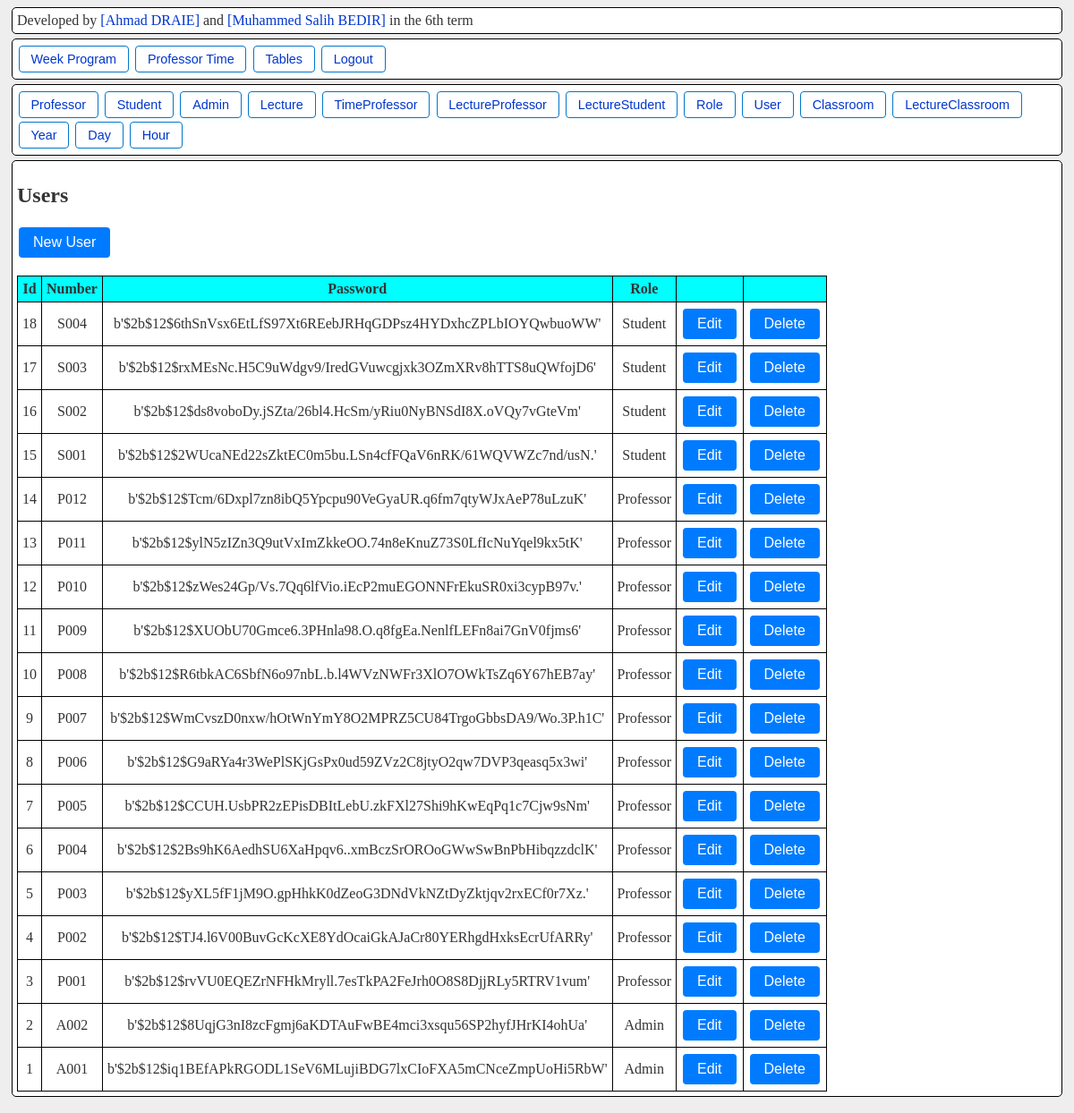
Page /table/user/ (signed in) on the committed database.
### models.py (models this page shows)
class User(db.Model, UserMixin):
    id = db.Column(db.Integer, primary_key=True)
    number = db.Column(db.String(100), unique=True, nullable=False)
    password = db.Column(db.String(200), nullable=False)
    role_id = db.Column(db.Integer, db.ForeignKey('role.id'), nullable=False)
    role = db.relationship('Role')

class Role(db.Model):
    id = db.Column(db.Integer, primary_key=True)
    name = db.Column(db.String(50), unique=True, nullable=False)  # Admin, User, etc.

### routes/models.py (the view)
    @bp.route('/')
    @login_required
    def index():
        if current_user.role_id != 1:
            return "Unauthorized.", 401
        items = model.query.order_by(model.id.desc()).all()
        columns = get_columns(model)
        return render_template(
            f'{template_prefix}/list.html',
            items=items,
            model_name=name.capitalize(),
            columns=columns,
            used_models=used_models
        )

### app.py (called while the page is built)
@login_manager.user_loader
def load_user(user_id):
    return db.session.get(User, int(user_id))

### routes/models.py (called while the page is built)
def get_columns(model):
    return [
        column.name
        for column in model.__table__.columns
    ]

### templates/tables/list.html
{% extends 'table_editor_base.html' %}
{% block content %}
  <h2>{{ model_name }}s</h2>
  <div>
    <a href="{{ url_for(request.endpoint.replace('.index', '.create')) }}">
      <button class="button-blue">New {{ model_name }}</button>
    </a>
  </div>
  <br>
  {% if items %}
    <table>
      <thead>
        <tr>
          {% for col in columns %}
            <th>
              {% if col.endswith('_id') %}
                {{ col[:-3]|capitalize }}
              {% else %}
                {{ col|capitalize }}
              {% endif %}
            </th>
          {% endfor %}
          <th class="button-column"></th>
          <th class="button-column"></th>
        </tr>
      </thead>
      <tbody>
        {% for item in items %}
          <tr>
            {% for col in columns %}
              <td>
                {% if col.endswith('_id') %}
                  {% set obj = getattr(item, col[:-3]) %}
                  {% if obj.name is defined %}
                    {{ obj.name }}
                  {% else %}
                    {{ obj.id }}
                  {% endif %}
                {% else %}
                  {{ getattr(item, col) }}
                {% endif %}
            </td>
            {% endfor %}
            <td>
              <a href="{{ url_for(request.endpoint.replace('.index', '.edit'), id=item.id) }}">
                <button class="button-blue">Edit</button>
              </a>
            </td>
            <td>
              <a href="{{ url_for(request.endpoint.replace('.index', '.delete'), id=item.id) }}">
                <button class="button-blue">Delete</button>
              </a>
            </td>
          </tr>
        {% endfor %}
      </tbody>
    </table>
  {% else %}
    <p>No {{ model_name|lower }}s defined yet.</p>
  {% endif %}
{% endblock %}

### static/style.css (style rules this page uses)
:root { --bg-color: #eee; --border-color: #ccc; --primary-color: #0077cc; --primary-light: #e6f4ff; --text-color: #333; --link-color: #0077cc; --link-color: #0036cc; --link-hover-bg: #e6f4ff; --selected-bg: #cce5ff; --break-bg: #f0f0f0; --area-bg: #fff; --row-even-bg: #f9f9f9; }
body { background-color: var(--bg-color); color: var(--text-color); }
table { border-collapse: collapse; }
td, tr, th { border: 1px solid black; padding: 5px; text-align: center; vertical-align: middle; }
tr th { background-color: aqua; }
button { margin: 2px; }

### static/crud_table.css (style rules this page uses)
div > a { text-decoration: none; }
.button-blue { background-color: #007bff; color: #fff; border: none; border-radius: 4px; padding: 0.5rem 1rem; font-size: 1rem; cursor: pointer; transition: background-color 0.2s ease; }
.button-column { text-align: left; width: 0; }

### rows in the picture
User: id "18" "S004" "b'$2b$12$6thSnVsx6EtLfS97Xt6REebJRHqGDPsz4HYDxhcZPLbIOYQwbuoWW'"
Role: name "Student" "Student" "Student" "Student"
User: id "17" "S003" "b'$2b$12$rxMEsNc.H5C9uWdgv9/IredGVuwcgjxk3OZmXRv8hTTS8uQWfojD6'"
User: id "16" "S002" "b'$2b$12$ds8voboDy.jSZta/26bl4.HcSm/yRiu0NyBNSdI8X.oVQy7vGteVm'"
User: id "15" "S001" "b'$2b$12$2WUcaNEd22sZktEC0m5bu.LSn4cfFQaV6nRK/61WQVWZc7nd/usN.'"
User: id "14" "P012" "b'$2b$12$Tcm/6Dxpl7zn8ibQ5Ypcpu90VeGyaUR.q6fm7qtyWJxAeP78uLzuK'"
Role: name "Professor" "Professor" "Professor" "Professor" "Professor" "Professor" "Professor" "Professor" "Professor" "Professor" "Professor" "Professor"
User: id "13" "P011" "b'$2b$12$ylN5zIZn3Q9utVxImZkkeOO.74n8eKnuZ73S0LfIcNuYqel9kx5tK'"
User: id "12" "P010" "b'$2b$12$zWes24Gp/Vs.7Qq6lfVio.iEcP2muEGONNFrEkuSR0xi3cypB97v.'"
User: id "11" "P009" "b'$2b$12$XUObU70Gmce6.3PHnla98.O.q8fgEa.NenlfLEFn8ai7GnV0fjms6'"
User: id "10" "P008" "b'$2b$12$R6tbkAC6SbfN6o97nbL.b.l4WVzNWFr3XlO7OWkTsZq6Y67hEB7ay'"
User: id "9" "P007" "b'$2b$12$WmCvszD0nxw/hOtWnYmY8O2MPRZ5CU84TrgoGbbsDA9/Wo.3P.h1C'"
User: id "8" "P006" "b'$2b$12$G9aRYa4r3WePlSKjGsPx0ud59ZVz2C8jtyO2qw7DVP3qeasq5x3wi'"
User: id "7" "P005" "b'$2b$12$CCUH.UsbPR2zEPisDBItLebU.zkFXl27Shi9hKwEqPq1c7Cjw9sNm'"
User: id "6" "P004" "b'$2b$12$2Bs9hK6AedhSU6XaHpqv6..xmBczSrOROoGWwSwBnPbHibqzzdclK'"
User: id "5" "P003" "b'$2b$12$yXL5fF1jM9O.gpHhkK0dZeoG3DNdVkNZtDyZktjqv2rxECf0r7Xz.'"
User: id "4" "P002" "b'$2b$12$TJ4.l6V00BuvGcKcXE8YdOcaiGkAJaCr80YERhgdHxksEcrUfARRy'"
User: id "3" "P001" "b'$2b$12$rvVU0EQEZrNFHkMryll.7esTkPA2FeJrh0O8S8DjjRLy5RTRV1vum'"
User: id "2" "A002" "b'$2b$12$8UqjG3nI8zcFgmj6aKDTAuFwBE4mci3xsqu56SP2hyfJHrKI4ohUa'"
Role: name "Admin" "Admin"
User: id "1" "A001" "b'$2b$12$iq1BEfAPkRGODL1SeV6MLujiBDG7lxCIoFXA5mCNceZmpUoHi5RbW'"

### other values in the picture
{{ item.__name__ }} "Professor" "Student" "Admin" "Lecture" "TimeProfessor" "LectureProfessor" "LectureStudent" "Role" "User" "Classroom" "LectureClassroom" "Year" "Day" "Hour"
{{ model_name }} "User"
{{ col|capitalize }} "Id" "Number" "Password"
{{ col[:-3]|capitalize }} "Role"
